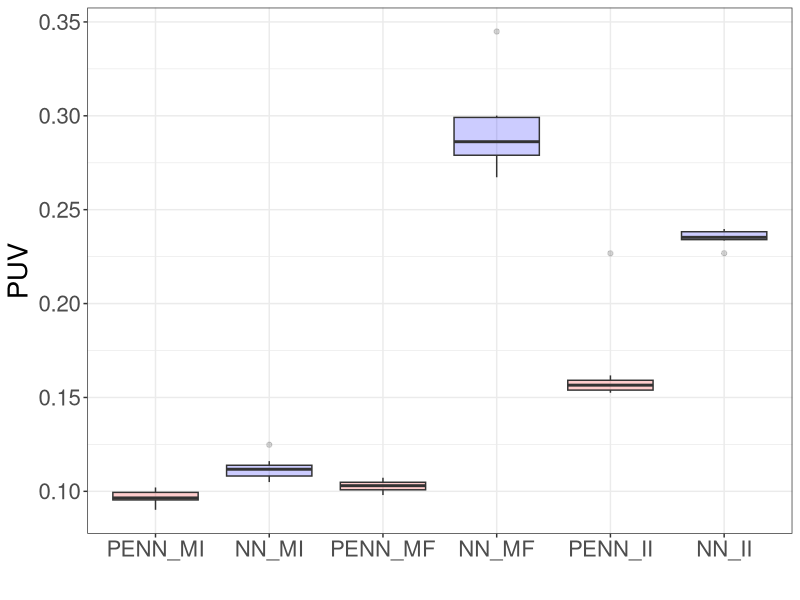

The R script that drew this image:
library(ggplot2)
library(tidyr)

PENN_MI = c(0.09015261381864548, 0.09633303433656693, 0.10052179545164108, 0.09182790666818619, 0.09974553436040878, 0.10205207020044327, 0.09649965912103653, 0.09646932035684586, 0.09852682799100876, 0.09511341899633408) 

NN_MI = c(0.10492832958698273, 0.10993676632642746, 0.11608505994081497, 0.11201800405979156, 0.11200322955846786, 0.12479276955127716, 0.10756297409534454, 0.11152160912752151, 0.11450912803411484, 0.10592732578516006) 

PENN_MF = c(0.09801234304904938, 0.10042218863964081, 0.10725528001785278, 0.10505808144807816, 0.10488675534725189, 0.10212208330631256, 0.1038917601108551, 0.1046602725982666, 0.10201235860586166, 0.09951300173997879) 

NN_MF = c(0.34488409757614136, 0.2781892418861389, 0.2999793291091919, 0.30009907484054565, 0.289524644613266, 0.27835485339164734, 0.2672742009162903, 0.2809298038482666, 0.28288692235946655, 0.29660260677337646) 

PENN_II = c(0.15251803398132324, 0.15706388652324677, 0.1594129055738449, 0.16173556447029114, 0.15835176408290863, 0.22674979269504547, 0.15598948299884796, 0.15602369606494904, 0.1532239317893982, 0.15254944562911987) 

NN_II = c(0.226834237575531, 0.23636162281036377, 0.23971857130527496, 0.23401549458503723, 0.23682232201099396, 0.23873980343341827, 0.23420052230358124, 0.23360003530979156, 0.23924018442630768, 0.2341497838497162) 

Excess_Risk = data.frame('PENN_MI' = PENN_MI, 'NN_MI' = NN_MI,
                         'PENN_MF' = PENN_MF, 'NN_MF' = NN_MF,
                         'PENN_II' = PENN_II, 'NN_II' = NN_II)
df_long = Excess_Risk %>%
  pivot_longer(cols = everything(), names_to = "Variable", values_to = "Value")
df_long$Variable = factor(df_long$Variable, levels = c('PENN_MI', 'NN_MI', 'PENN_MF', 'NN_MF', 'PENN_II', 'NN_II'))

ggplot(df_long, aes(x=Variable, y=Value, fill=Variable)) + geom_boxplot(alpha=0.2) + 
  xlab("") + ylab("PUV") + theme_bw() + theme(legend.position = "none", text = element_text(size = 20)) + 
  scale_fill_manual(values = c('PENN_MI' = 'red', 'NN_MI' = 'blue', 'PENN_MF' = 'red', 
                               'NN_MF' = 'blue',  'PENN_II' = 'red', 'NN_II' = 'blue'))
